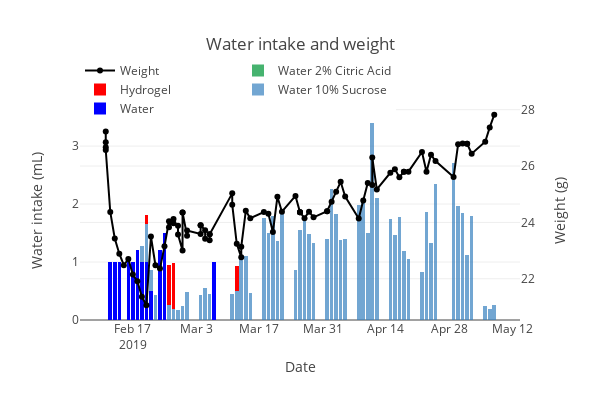

Here is the notebook cell this chart was saved with:
### Code cell
subj = subject.Subject & {'subject_uuid': UUID('8f6fc7ce-4de0-4b8b-973b-72fd70145b9c')}
# get water and date
water_info_query = (action.WaterAdministration & subj).proj(
    'water_administered', 'watertype_name', water_date='DATE(administration_time)')
water_info = water_info_query.fetch(as_dict=True)
water_info = pd.DataFrame(water_info)
water_types = water_info.watertype_name.unique()
water_info_type = water_info.pivot_table(
    index='water_date', columns='watertype_name', values='water_administered', aggfunc='sum')
water_info_type = water_info_type.where((pd.notnull(water_info_type)), None)
weight_info_query = (action.Weighing & subj).proj(
    'weight', weighing_date='DATE(weighing_time)')
weight_info = weight_info_query.fetch(as_dict=True)
weight_info = pd.DataFrame(weight_info)
weight_info = weight_info.where((pd.notnull(weight_info)), None)
data = [
    go.Bar(
        x = [t.strftime('%Y-%m-%d') for t in water_info_type.index.tolist()],
        y = water_info_type[water_type].tolist(),
        marker = dict(color = water_type_map[water_type]),
        name = water_type,
        yaxis = 'y1')
    for water_type in water_types
]

data.append(
    go.Scatter(
        x = [t.strftime('%Y-%m-%d') for t in weight_info['weighing_date'].tolist()],
        y = weight_info['weight'].tolist(),
        mode = 'lines+markers',
        name = 'Weight',
        marker = dict(
            size = 6,
            color = 'black'),
        yaxis = 'y2'
    ))

layout = go.Layout(
    yaxis=dict(
        title='Water intake (mL)',
    ),
    yaxis2=dict(
        title='Weight (g)',
        overlaying = 'y',
        side='right'
    ),
    width=600,
    height=400,
    title='Water intake and weight', 
    xaxis={'title':'Date'}, 
    legend=dict(
        x=0, 
        y=1.2,
        orientation='h'),
    barmode='stack'
)
fig = go.Figure(data=data, layout=layout)
plotly.offline.iplot(fig)

### Figure 1 — Plotly figure (JSON) as saved in the notebook; plotly's stock layout.template omitted (floating-point values rounded to 4 significant figures)
{"data": [{"marker": {"color": "blue"}, "name": "Water", "type": "bar", "uid": "991f4482-0e1e-471a-888d-0a87233ac860", "x": ["2019-02-12", "2019-02-13", "2019-02-14", "2019-02-16", "2019-02-17", "2019-02-18", "2019-02-19", "2019-02-20", "2019-02-21", "2019-02-22", "2019-02-23", "2019-02-24", "2019-02-25", "2019-02-26", "2019-02-27", "2019-02-28", "2019-03-01", "2019-03-04", "2019-03-05", "2019-03-06", "2019-03-07", "2019-03-08", "2019-03-09", "2019-03-10", "2019-03-11", "2019-03-12", "2019-03-13", "2019-03-14", "2019-03-15", "2019-03-16", "2019-03-17", "2019-03-18", "2019-03-19", "2019-03-20", "2019-03-21", "2019-03-22", "2019-03-23", "2019-03-24", "2019-03-25", "2019-03-26", "2019-03-27", "2019-03-28", "2019-03-29", "2019-03-30", "2019-03-31", "2019-04-01", "2019-04-02", "2019-04-03", "2019-04-04", "2019-04-05", "2019-04-06", "2019-04-07", "2019-04-08", "2019-04-09", "2019-04-10", "2019-04-11", "2019-04-12", "2019-04-15", "2019-04-16", "2019-04-17", "2019-04-18", "2019-04-19", "2019-04-22", "2019-04-23", "2019-04-24", "2019-04-25", "2019-04-29", "2019-04-30", "2019-05-01", "2019-05-02", "2019-05-03", "2019-05-06", "2019-05-07", "2019-05-08"], "y": [1, 1, 1, 1, 1, 1.2, 1, 1, 0.5, null, 1.2, 1.5, null, null, null, null, null, null, null, null, 1, null, null, null, null, null, null, null, null, null, null, null, null, null, null, null, null, null, null, null, null, null, null, null, null, null, null, null, null, null, null, null, null, null, null, null, null, null, null, null, null, null, null, null, null, null, null, null, null, null, null, null, null, null], "yaxis": "y"}, {"marker": {"color": "rgba(55, 128, 191, 0.7)"}, "name": "Water 10% Sucrose", "type": "bar", "uid": "ca191d4e-c7ba-4b9c-95fb-66e87ca8fa68", "x": ["2019-02-12", "2019-02-13", "2019-02-14", "2019-02-16", "2019-02-17", "2019-02-18", "2019-02-19", "2019-02-20", "2019-02-21", "2019-02-22", "2019-02-23", "2019-02-24", "2019-02-25", "2019-02-26", "2019-02-27", "2019-02-28", "2019-03-01", "2019-03-04", "2019-03-05", "2019-03-06", "2019-03-07", "2019-03-08", "2019-03-09", "2019-03-10", "2019-03-11", "2019-03-12", "2019-03-13", "2019-03-14", "2019-03-15", "2019-03-16", "2019-03-17", "2019-03-18", "2019-03-19", "2019-03-20", "2019-03-21", "2019-03-22", "2019-03-23", "2019-03-24", "2019-03-25", "2019-03-26", "2019-03-27", "2019-03-28", "2019-03-29", "2019-03-30", "2019-03-31", "2019-04-01", "2019-04-02", "2019-04-03", "2019-04-04", "2019-04-05", "2019-04-06", "2019-04-07", "2019-04-08", "2019-04-09", "2019-04-10", "2019-04-11", "2019-04-12", "2019-04-15", "2019-04-16", "2019-04-17", "2019-04-18", "2019-04-19", "2019-04-22", "2019-04-23", "2019-04-24", "2019-04-25", "2019-04-29", "2019-04-30", "2019-05-01", "2019-05-02", "2019-05-03", "2019-05-06", "2019-05-07", "2019-05-08"], "y": [null, null, null, null, null, null, 0.285, 0.663, 0.366, 0.435, null, null, 0.255, 0.186, 0.1792, 0.2409, 0.4794, 0.4305, 0.558, 0.4514, null, null, null, null, 0.4484, 0.5031, 1.06, 1.104, 0.4712, null, null, 1.751, 1.501, 1.791, 1.364, 1.907, null, null, 0.8704, 1.553, 1.743, 1.476, 1.333, null, null, 1.395, 2.254, 1.831, 1.386, 1.401, null, null, 1.989, 2.085, 1.492, 3.605, 2.103, 1.75, 1.459, 1.778, 1.188, 1.046, 0.8349, 1.869, 1.329, 2.349, 2.703, 1.965, 1.839, 1.129, 1.802, 0.234, 0.198, 0.2635], "yaxis": "y"}, {"marker": {"color": "red"}, "name": "Hydrogel", "type": "bar", "uid": "2980c8a0-8a46-4bf5-b2d1-94911902eaa0", "x": ["2019-02-12", "2019-02-13", "2019-02-14", "2019-02-16", "2019-02-17", "2019-02-18", "2019-02-19", "2019-02-20", "2019-02-21", "2019-02-22", "2019-02-23", "2019-02-24", "2019-02-25", "2019-02-26", "2019-02-27", "2019-02-28", "2019-03-01", "2019-03-04", "2019-03-05", "2019-03-06", "2019-03-07", "2019-03-08", "2019-03-09", "2019-03-10", "2019-03-11", "2019-03-12", "2019-03-13", "2019-03-14", "2019-03-15", "2019-03-16", "2019-03-17", "2019-03-18", "2019-03-19", "2019-03-20", "2019-03-21", "2019-03-22", "2019-03-23", "2019-03-24", "2019-03-25", "2019-03-26", "2019-03-27", "2019-03-28", "2019-03-29", "2019-03-30", "2019-03-31", "2019-04-01", "2019-04-02", "2019-04-03", "2019-04-04", "2019-04-05", "2019-04-06", "2019-04-07", "2019-04-08", "2019-04-09", "2019-04-10", "2019-04-11", "2019-04-12", "2019-04-15", "2019-04-16", "2019-04-17", "2019-04-18", "2019-04-19", "2019-04-22", "2019-04-23", "2019-04-24", "2019-04-25", "2019-04-29", "2019-04-30", "2019-05-01", "2019-05-02", "2019-05-03", "2019-05-06", "2019-05-07", "2019-05-08"], "y": [null, null, null, null, null, null, null, 0.14, null, null, null, null, 0.7, 0.8, null, null, null, null, null, null, null, null, null, null, null, 0.43, null, null, null, null, null, null, null, null, null, null, null, null, null, null, null, null, null, null, null, null, null, null, null, null, null, null, null, null, null, null, null, null, null, null, null, null, null, null, null, null, null, null, null, null, null, null, null, null], "yaxis": "y"}, {"marker": {"color": "rgba(50, 171, 96, 0.9)"}, "name": "Water 2% Citric Acid", "type": "bar", "uid": "ceac5197-794e-4e67-ad1c-a8c2d5436387", "x": ["2019-02-12", "2019-02-13", "2019-02-14", "2019-02-16", "2019-02-17", "2019-02-18", "2019-02-19", "2019-02-20", "2019-02-21", "2019-02-22", "2019-02-23", "2019-02-24", "2019-02-25", "2019-02-26", "2019-02-27", "2019-02-28", "2019-03-01", "2019-03-04", "2019-03-05", "2019-03-06", "2019-03-07", "2019-03-08", "2019-03-09", "2019-03-10", "2019-03-11", "2019-03-12", "2019-03-13", "2019-03-14", "2019-03-15", "2019-03-16", "2019-03-17", "2019-03-18", "2019-03-19", "2019-03-20", "2019-03-21", "2019-03-22", "2019-03-23", "2019-03-24", "2019-03-25", "2019-03-26", "2019-03-27", "2019-03-28", "2019-03-29", "2019-03-30", "2019-03-31", "2019-04-01", "2019-04-02", "2019-04-03", "2019-04-04", "2019-04-05", "2019-04-06", "2019-04-07", "2019-04-08", "2019-04-09", "2019-04-10", "2019-04-11", "2019-04-12", "2019-04-15", "2019-04-16", "2019-04-17", "2019-04-18", "2019-04-19", "2019-04-22", "2019-04-23", "2019-04-24", "2019-04-25", "2019-04-29", "2019-04-30", "2019-05-01", "2019-05-02", "2019-05-03", "2019-05-06", "2019-05-07", "2019-05-08"], "y": [null, null, null, null, null, null, null, null, null, null, null, null, null, null, null, null, null, null, null, null, null, 0, 0, 0, null, null, null, null, 0, 0, 0, null, null, null, null, 0, 0, 0, null, null, null, null, 0, 0, 0, null, null, null, null, 0, 0, 0, null, null, null, null, null, null, null, null, null, null, null, null, null, null, null, null, null, null, null, null, null, null], "yaxis": "y"}, {"marker": {"color": "black", "size": 6}, "mode": "lines+markers", "name": "Weight", "type": "scatter", "uid": "4e23f247-05b6-40d8-8637-dfb5e4e0bbfa", "x": ["2019-02-11", "2019-02-11", "2019-02-11", "2019-02-11", "2019-02-12", "2019-02-13", "2019-02-14", "2019-02-15", "2019-02-16", "2019-02-17", "2019-02-18", "2019-02-19", "2019-02-20", "2019-02-21", "2019-02-22", "2019-02-23", "2019-02-24", "2019-02-25", "2019-02-25", "2019-02-26", "2019-02-26", "2019-02-27", "2019-02-27", "2019-02-28", "2019-02-28", "2019-02-28", "2019-03-01", "2019-03-01", "2019-03-04", "2019-03-04", "2019-03-04", "2019-03-05", "2019-03-05", "2019-03-06", "2019-03-06", "2019-03-06", "2019-03-11", "2019-03-11", "2019-03-12", "2019-03-13", "2019-03-13", "2019-03-14", "2019-03-15", "2019-03-18", "2019-03-19", "2019-03-20", "2019-03-21", "2019-03-22", "2019-03-25", "2019-03-26", "2019-03-26", "2019-03-26", "2019-03-27", "2019-03-28", "2019-03-29", "2019-04-01", "2019-04-01", "2019-04-02", "2019-04-03", "2019-04-04", "2019-04-05", "2019-04-08", "2019-04-09", "2019-04-10", "2019-04-11", "2019-04-11", "2019-04-12", "2019-04-15", "2019-04-16", "2019-04-17", "2019-04-18", "2019-04-18", "2019-04-19", "2019-04-22", "2019-04-23", "2019-04-24", "2019-04-25", "2019-04-29", "2019-04-30", "2019-05-01", "2019-05-02", "2019-05-02", "2019-05-03", "2019-05-06", "2019-05-07", "2019-05-08"], "y": [27.23, 26.84, 26.67, 26.57, 24.37, 23.43, 22.89, 22.48, 22.7, 22.15, 21.91, 21.36, 21.06, 23.5, 22.48, 22.36, 23.15, 24.04, 23.83, 24.12, 23.97, 23.88, 23.57, 23, 24.35, 24.35, 23.53, 23.71, 23.59, 23.9, 23.9, 23.72, 23.42, 23.37, 23.58, 23.58, 25.03, 24.63, 23.24, 22.76, 23.14, 24.41, 24.15, 24.37, 24.31, 23.66, 24.91, 24.38, 24.94, 24.36, 24.36, 24.36, 24.15, 24.38, 24.18, 24.4, 24.4, 24.73, 25.09, 25.44, 24.92, 24.14, 24.78, 25.4, 25.33, 26.3, 25.17, 25.76, 25.89, 25.6, 25.8, 25.8, 25.8, 26.5, 25.8, 26.4, 26.18, 25.61, 26.77, 26.8, 26.79, 26.79, 26.44, 26.86, 27.37, 27.82], "yaxis": "y2"}], "layout": {"barmode": "stack", "height": 400, "legend": {"orientation": "h", "x": 0, "y": 1.2}, "title": {"text": "Water intake and weight"}, "width": 600, "xaxis": {"title": {"text": "Date"}}, "yaxis": {"title": {"text": "Water intake (mL)"}}, "yaxis2": {"overlaying": "y", "side": "right", "title": {"text": "Weight (g)"}}}}
